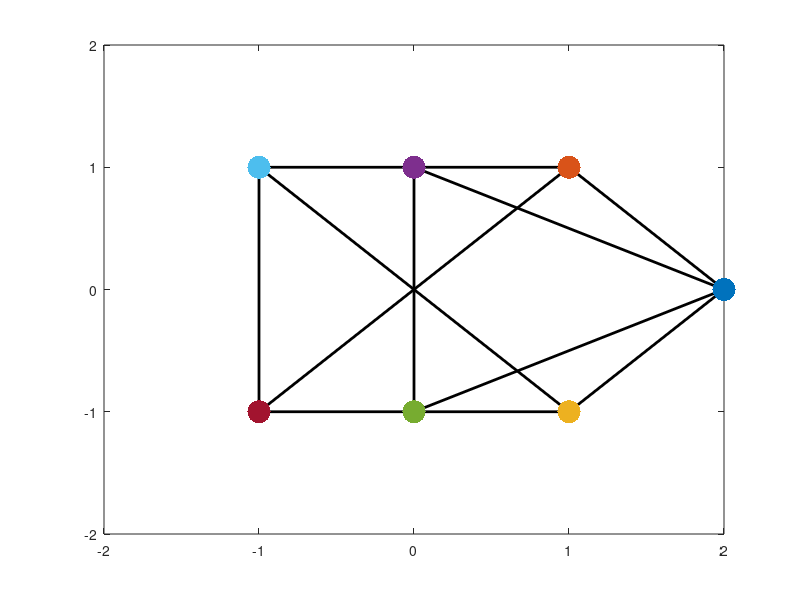
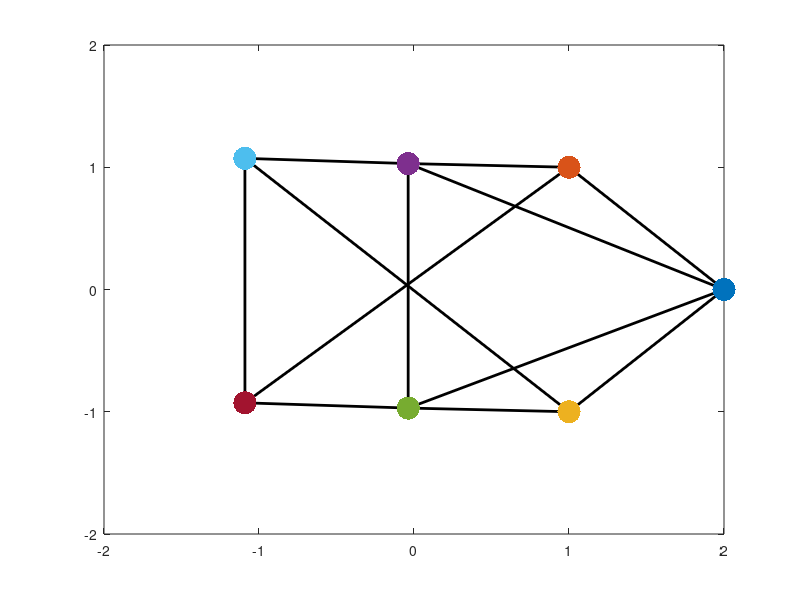

The MATLAB script that drew these images, in order: (Note: this script raises an error after producing the figures.)
close all
clear

%% topology graph
D = [1,-1,0,0,0,0,0,0,0,-1,0,1;
    -1,0,0,0,0,0,1,-1,0,0,0,0;
    0,1,-1,0,0,0,0,0,1,0,0,0;
    0,0,0,0,0,1,-1,0,0,1,-1,0;
    0,0,1,-1,0,0,0,0,0,0,1,-1;
    0,0,0,0,1,-1,0,0,-1,0,0,0;
    0,0,0,1,-1,0,0,1,0,0,0,0];
L = D*D';
H = D';

%% dimensions
[n,m] = size(D);
d = 2;
% r represents P(r)
r = [2,0;
    1,1;
    1,-1;
    0,1;
    0,-1;
    -1,1;
    -1,-1];
% P represents \bar P(r)
P = [r,ones(n,1)];
% edge set
edge = mod(reshape(find(D~=0),2,m),n);
edge(edge==0) = n;

%% target formation
figure
for i=1:m
    plot(r(edge(:,i),1),r(edge(:,i),2),'k','linewidth',2); hold on
end
for i=1:n
    plot(r(i,1),r(i,2),'.','markersize',50);
end
axis([-2 2 -2 2]);

%% calculate stress matrix
E = [];
for i=1:n 
    E = [E;P'*H'*diag(H(:,i))];
end
[U,S,V] = svd(P);
% the order in S: from big to small
U1 = U(:,1:d+1);
U2 = U(:,d+2:end);
% in fact z is exactly the same as omega given in Fig. 3
z = null(E);
% check if all(svd(U2'*H'*diag(z)*H*U2)>0), then
Omega = H'*diag(z)*H;

%% initial position
x = rand(n,d)*4-2; 
figure
for i=1:m
    fig_edge(i) = plot(x(edge(:,i),1),x(edge(:,i),2),'k','linewidth',2); hold on
end
for i=1:n
    fig_node(i) = plot(x(i,1),x(i,2),'.','markersize',50);
end
axis([-2 2 -2 2]);

%% simulation
dt = 0.05;
T = 10;
loop = 0;
video_on = true;
for t=0:dt:T
    loop = loop+1;
    % followers apply control law (11)
    alpha = 10;
    dx = -alpha*Omega*x;
    % first 3 agents are leaders
    dx(1:3,:) = -(x(1:3,:)-r(1:3,:));
    % update states
    x = x+dt*dx;
    pos_data(:,:,loop) = x;
    % update figure
    for i=1:m
        set(fig_edge(i),'xdata',x(edge(:,i),1),'ydata',x(edge(:,i),2));
    end
    for i=1:n
        set(fig_node(i),'xdata',x(i,1),'ydata',x(i,2));
    end
    % video
    if video_on
        frame(loop) = getframe(gcf);
    end
    drawnow
end
% write video
if video_on 
    savevideo('affine_formation',frame);
end
figure 
t_data = 0:dt:T;
xpos_data = squeeze(pos_data(:,1,:));
ypos_data = squeeze(pos_data(:,2,:));
plot3(kron(ones(n,1),t_data)',xpos_data',ypos_data');
xlabel('time/s');ylabel('x/m');zlabel('y/m');grid